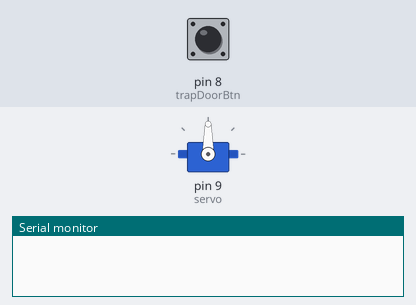
A sketch run on a simulated Arduino Uno, built with avr-gcc and run on an emulated ATmega328P. On the bench: servo, the last lines printed to the serial monitor. Inputs (shaded band) come from the test bench; at power-on: pin 8 (trapDoorBtn) LOW.

Above: at 1.2 s.
1.3 s: pin 8 (trapDoorBtn) pulled HIGH for 1 s
At 3.0 s:
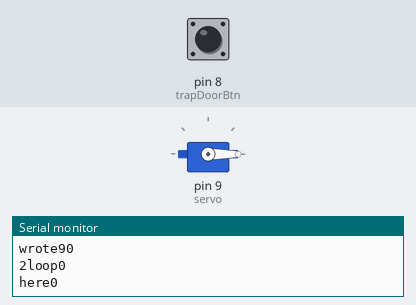
3.8 s: pin 8 (trapDoorBtn) driven HIGH
At 5.1 s:
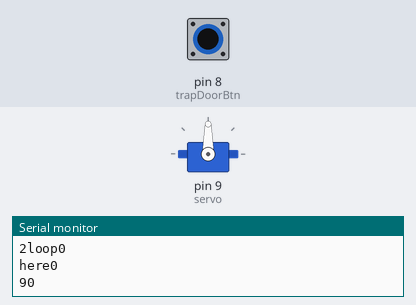
6.8 s: pin 8 (trapDoorBtn) pulsed LOW 5 times (0.12 s each, 0.3 s apart)
At 7.0 s:
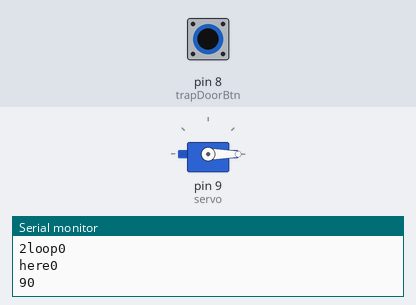
Timing chart, 0 to 9.8 s (numbered marks = the images above; inputs shaded):
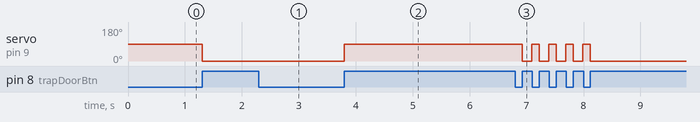

The sketch:

panic_room_button.ino
```cpp
#include<Servo.h>
int pos = 90;

Servo servo;
int directionState = 0;
int buttonState = LOW;

const int trapDoorBtn = 8;

void setup() {
  Serial.begin(9600);
  pinMode(8, INPUT);
  servo.attach(9);
}
void loop() {
  servo.write(pos);
  buttonState = digitalRead(trapDoorBtn);

  if (buttonState == HIGH & pos==0) {
      for (pos=0; pos <= 89; pos=pos+1); {
        Serial.println(pos);
        servo.write(pos);
        Serial.print("wrote");
        Serial.println(pos);
        delay(15);
        buttonState =LOW;
      }
  }
  if (buttonState == HIGH & pos==90) {
      for (pos=90; pos>=1; pos=pos-1); {
        Serial.print("2loop");
        Serial.println(pos);
        servo.write(pos);
        Serial.print("here");
        Serial.println(pos);
        delay(15);
        buttonState = LOW;
     }
  }
}
```

Measured:
- after the input at 1.3 s, servo on pin 9 (servo): 90° → 0° at once
- after the input at 3.8 s, servo on pin 9 (servo): 0° → 90° at once
- after the input at 6.8 s, servo on pin 9 (servo): alternates 90° for 0.13 s and 0° for 0.17 s, 9 changes in all, then stays 0°, starting after 0.12 s
